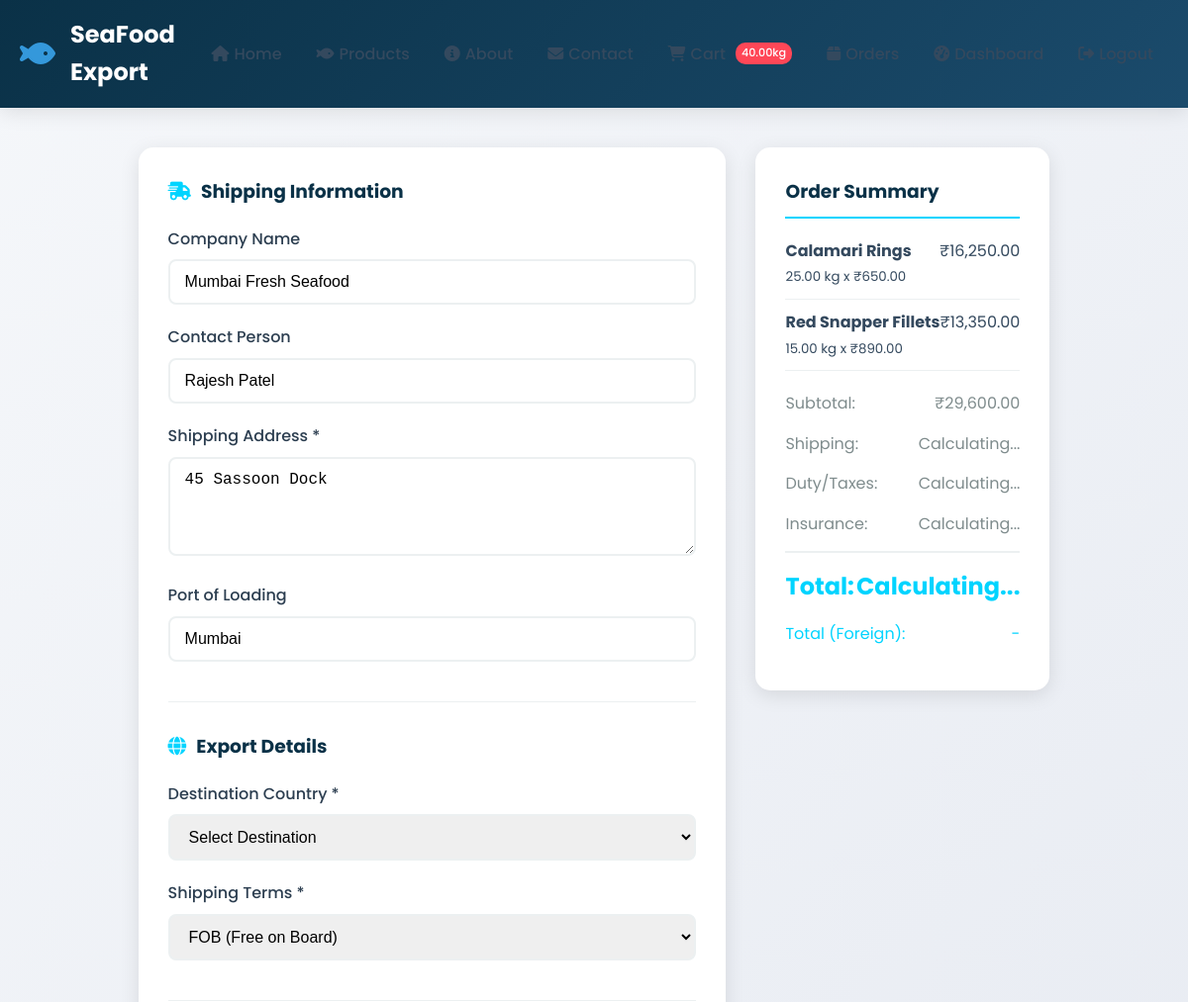
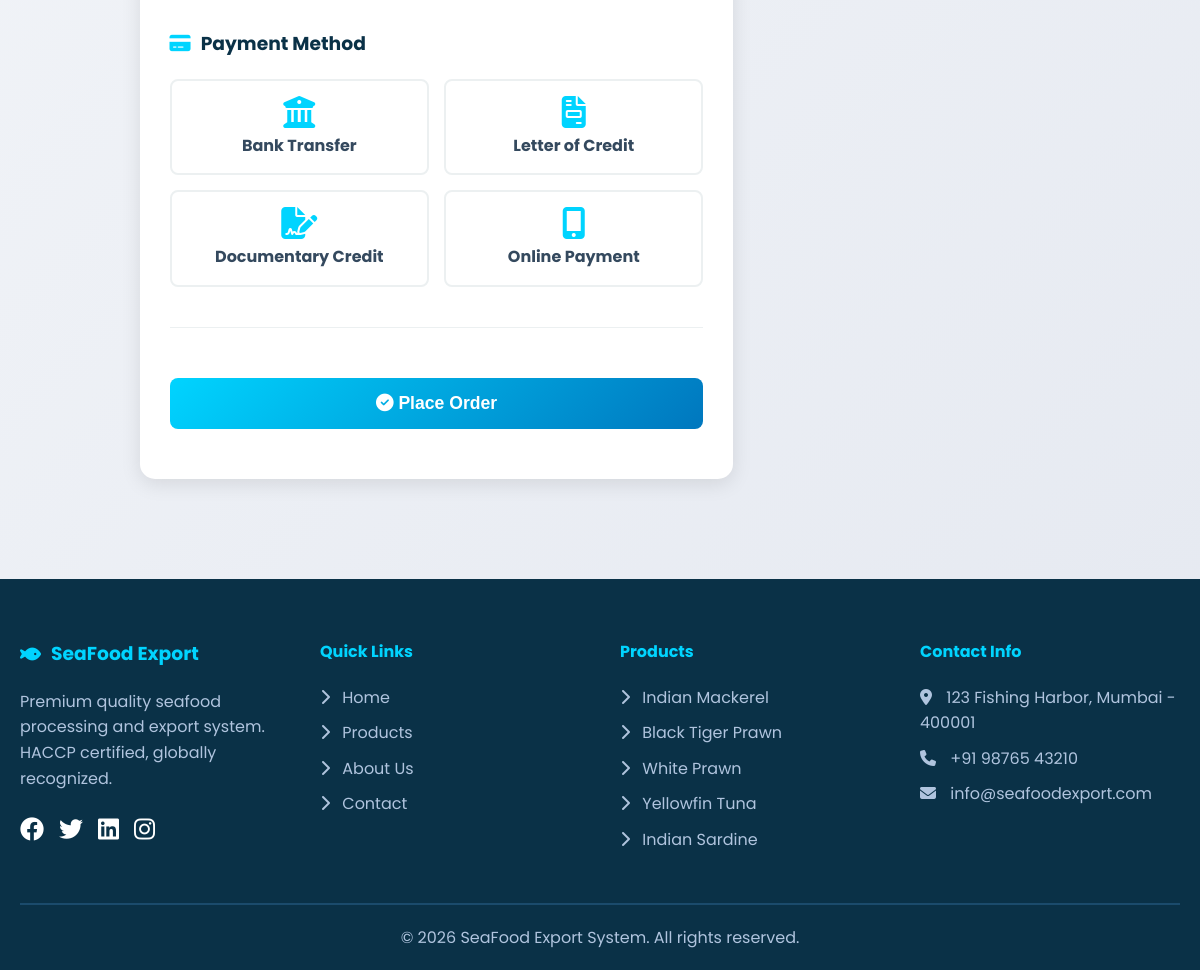
Screenshot of /user/checkout.php (signed in) with the database file from the repository (2 pictures, top to bottom).
### tables this page shows
CREATE TABLE `users` (
  `id` int(11) NOT NULL,
  `company_name` varchar(200) NOT NULL,
  `contact_person` varchar(100) NOT NULL,
  `email` varchar(100) NOT NULL,
  `password` varchar(255) NOT NULL,
  `phone` varchar(20) NOT NULL,
  `phone_secondary` varchar(20) DEFAULT NULL,
  `address` text NOT NULL,
  `city` varchar(100) DEFAULT NULL,
  `state` varchar(100) DEFAULT NULL,
  `country` varchar(100) DEFAULT 'India',
  `postal_code` varchar(20) DEFAULT NULL,
  `gst_number` varchar(50) DEFAULT NULL,
  `import_license` varchar(100) DEFAULT NULL,
  `business_type` enum('Importer','Distributor','Wholesaler','Retailer','Processor') DEFAULT 'Importer',
  `payment_terms` varchar(50) DEFAULT 'Advance',
  `credit_limit` decimal(10,2) DEFAULT NULL,
  `status` tinyint(1) DEFAULT 1,
  `last_login` timestamp NULL DEFAULT NULL,
  `created_at` timestamp NOT NULL DEFAULT current_timestamp()
);

CREATE TABLE `cart` (
  `id` int(11) NOT NULL,
  `user_id` int(11) DEFAULT NULL,
  `product_id` int(11) DEFAULT NULL,
  `quantity_kg` decimal(10,2) NOT NULL,
  `added_date` timestamp NOT NULL DEFAULT current_timestamp()
);

CREATE TABLE `products` (
  `id` int(11) NOT NULL,
  `species_id` int(11) DEFAULT NULL,
  `processing_type_id` int(11) DEFAULT NULL,
  `packaging_type_id` int(11) DEFAULT NULL,
  `product_code` varchar(50) NOT NULL,
  `name` varchar(200) NOT NULL,
  `description` text DEFAULT NULL,
  `grade` enum('Premium','A','B','C','Standard') DEFAULT 'Standard',
  `size_range` varchar(50) DEFAULT NULL COMMENT 'e.g., 20-30 pcs/kg',
  `catch_area` varchar(100) DEFAULT NULL,
  `price_per_kg` decimal(10,2) NOT NULL,
  `stock_kg` decimal(10,2) NOT NULL DEFAULT 0.00,
  `minimum_order_kg` decimal(10,2) DEFAULT 10.00,
  `moisture_content` decimal(5,2) DEFAULT NULL,
  `fat_content` decimal(5,2) DEFAULT NULL,
  `protein_content` decimal(5,2) DEFAULT NULL,
  `preservation_method` varchar(100) DEFAULT NULL,
  `certification` text DEFAULT NULL,
  `image` varchar(255) DEFAULT NULL,
  `featured` tinyint(1) DEFAULT 0,
  `status` tinyint(1) DEFAULT 1,
  `created_at` timestamp NOT NULL DEFAULT current_timestamp(),
  `updated_at` timestamp NULL DEFAULT NULL ON UPDATE current_timestamp()
);

CREATE TABLE `fish_species` (
  `id` int(11) NOT NULL,
  `name` varchar(100) NOT NULL,
  `scientific_name` varchar(150) DEFAULT NULL,
  `local_name` varchar(100) DEFAULT NULL,
  `description` text DEFAULT NULL,
  `habitat` varchar(100) DEFAULT NULL,
  `season` varchar(100) DEFAULT NULL,
  `image` varchar(255) DEFAULT NULL,
  `status` tinyint(1) DEFAULT 1,
  `created_at` timestamp NOT NULL DEFAULT current_timestamp()
);

### user/checkout.php (the view, shortened to what this page needs)
<?php
require_once '../includes/auth.php';
$user_id = $_SESSION['user_id'];
$cart_query = "SELECT c.*, p.name, p.product_code, p.price_per_kg, p.stock_kg,
               fs.name as species_name
               FROM cart c
               JOIN products p ON c.product_id = p.id
               LEFT JOIN fish_species fs ON p.species_id = fs.id
               WHERE c.user_id = '$user_id'";
$cart_items = mysqli_query($conn, $cart_query);
$subtotal = 0;
while ($item = mysqli_fetch_assoc($cart_items)) {
    $subtotal += $item['price_per_kg'] * $item['quantity_kg'];
}
mysqli_data_seek($cart_items, 0);
$user_query = "SELECT * FROM users WHERE id = '$user_id'";
$user_result = mysqli_query($conn, $user_query);
$user = mysqli_fetch_assoc($user_result);
?>
<?php include '../includes/header.php'; ?>
<div class="checkout-container">
    <form method="POST" action="" class="checkout-form" id="checkoutForm">
        <div class="form-section">
            <h3><i class="fas fa-shipping-fast"></i> Shipping Information</h3>
            <div class="form-group">
                <label>Company Name</label>
                <input type="text" value="<?php echo $user['company_name']; ?>" readonly>
            </div>
            <div class="form-group">
                <label>Contact Person</label>
                <input type="text" value="<?php echo $user['contact_person']; ?>" readonly>
            </div>
            <div class="form-group">
                <label>Shipping Address *</label>
                <textarea name="shipping_address" required rows="4"><?php echo $user['address']; ?></textarea>
            </div>
            <div class="form-group">
                <label>Port of Loading</label>
                <input type="text" value="Mumbai" readonly>
            </div>
        </div>
        <div class="form-section">
            <h3><i class="fas fa-globe"></i> Export Details</h3>
            <div class="form-group">
                <label>Destination Country *</label>
                <select name="destination_id" id="destination" required onchange="updatePrices()">
                    <option value="">Select Destination</option>
                </select>
            </div>
            <div class="form-group">
                <label>Shipping Terms *</label>
                <select name="shipping_terms" required>
                    <option value="FOB">FOB (Free on Board)</option>
                </select>
            </div>
        </div>
        <div class="form-section">
            <h3><i class="fas fa-credit-card"></i> Payment Method</h3>
            <div class="payment-methods">
                <div class="payment-method" onclick="selectPayment('Bank Transfer')">
                    <i class="fas fa-university"></i>
                    <h4>Bank Transfer</h4>
                </div>
                <div class="payment-method" onclick="selectPayment('Letter of Credit')">
                    <i class="fas fa-file-invoice"></i>
                    <h4>Letter of Credit</h4>
                </div>
                <div class="payment-method" onclick="selectPayment('Documentary Credit')">
                    <i class="fas fa-file-signature"></i>
                    <h4>Documentary Credit</h4>
                </div>
                <div class="payment-method" onclick="selectPayment('Online')">
                    <i class="fas fa-mobile-alt"></i>
                    <h4>Online Payment</h4>
                </div>
            </div>
        </div>
        <button type="submit" class="btn-place-order">
            <i class="fas fa-check-circle"></i> Place Order
        </button>
    </form>
    <div class="order-summary">
        <h3 class="summary-title">Order Summary</h3>
        <div style="margin-bottom: 20px;">
            <?php while ($item = mysqli_fetch_assoc($cart_items)): ?>
                <div style="display: flex; justify-content: space-between; margin-bottom: 10px; padding-bottom: 10px; border-bottom: 1px solid #ecf0f1;">
                    <div>
                        <strong><?php echo $item['name']; ?></strong><br>
                        <small><?php echo $item['quantity_kg']; ?> kg x ₹<?php echo number_format($item['price_per_kg'], 2); ?></small>
                    </div>
                    <span>₹<?php echo number_format($item['price_per_kg'] * $item['quantity_kg'], 2); ?></span>
                </div>
            <?php endwhile; ?>
        </div>
        <div class="summary-item">
            <span>Subtotal:</span>
            <span id="subtotal">₹<?php echo number_format($subtotal, 2); ?></span>
        </div>
        <div class="summary-item">
            <span>Shipping:</span>
            <span id="shipping">Calculating...</span>
        </div>
        <div class="summary-item">
            <span>Duty/Taxes:</span>
            <span id="duty">Calculating...</span>
        </div>
        <div class="summary-item">
            <span>Insurance:</span>
            <span id="insurance">Calculating...</span>
        </div>
        <div class="summary-item total grand-total">
            <span>Total:</span>
            <span id="total">Calculating...</span>
        </div>
        <div class="summary-item" id="foreignTotal" style="color: #00d4ff;">
            <span>Total (Foreign):</span>
            <span id="foreignAmount">-</span>
        </div>
    </div>
</div>
<?php include '../includes/footer.php'; ?>

### includes/footer.php (shortened to what this page needs)
<?php
$current_year = date('Y');
?>
    <footer style="background: #0a3147; color: white; padding: 60px 0 20px; margin-top: 60px;">
        <div style="max-width: 1400px; margin: 0 auto; padding: 0 20px;">
            <div style="display: grid; grid-template-columns: repeat(auto-fit, minmax(250px, 1fr)); gap: 40px; margin-bottom: 40px;">
                <div>
                    <h3 style="color: #00d4ff; margin-bottom: 20px; display: flex; align-items: center; gap: 10px;">
                        <i class="fas fa-fish"></i> SeaFood Export
                    </h3>
                    <p style="color: #b0c4de; line-height: 1.6;">Premium quality seafood processing and export system. HACCP certified, globally recognized.</p>
                    <div style="margin-top: 20px; display: flex; gap: 15px;">
                        <a href="#" style="color: white; font-size: 1.5rem;"><i class="fab fa-facebook"></i></a>
                        <a href="#" style="color: white; font-size: 1.5rem;"><i class="fab fa-twitter"></i></a>
                        <a href="#" style="color: white; font-size: 1.5rem;"><i class="fab fa-linkedin"></i></a>
                        <a href="#" style="color: white; font-size: 1.5rem;"><i class="fab fa-instagram"></i></a>
                    </div>
                </div>
                <div>
                    <h4 style="color: #00d4ff; margin-bottom: 20px;">Quick Links</h4>
                    <ul style="list-style: none;">
                        <li style="margin-bottom: 10px;"><a href="<?php echo SITE_URL; ?>index.php" style="color: #b0c4de; text-decoration: none;"><i class="fas fa-chevron-right" style="margin-right: 8px;"></i> Home</a></li>
                        <li style="margin-bottom: 10px;"><a href="<?php echo USER_URL; ?>products.php" style="color: #b0c4de; text-decoration: none;"><i class="fas fa-chevron-right" style="margin-right: 8px;"></i> Products</a></li>
                        <li style="margin-bottom: 10px;"><a href="<?php echo SITE_URL; ?>about.php" style="color: #b0c4de; text-decoration: none;"><i class="fas fa-chevron-right" style="margin-right: 8px;"></i> About Us</a></li>
                        <li style="margin-bottom: 10px;"><a href="<?php echo SITE_URL; ?>contact.php" style="color: #b0c4de; text-decoration: none;"><i class="fas fa-chevron-right" style="margin-right: 8px;"></i> Contact</a></li>
                    </ul>
                </div>
                <div>
                    <h4 style="color: #00d4ff; margin-bottom: 20px;">Products</h4>
                    <ul style="list-style: none;">
                        <?php
                        $query = "SELECT * FROM fish_species WHERE status = 1 LIMIT 5";
                        $result = mysqli_query($conn, $query);
                        while ($row = mysqli_fetch_assoc($result)):
                        ?>
                        <li style="margin-bottom: 10px;"><a href="<?php echo USER_URL; ?>products.php?species=<?php echo $row['id']; ?>" style="color: #b0c4de; text-decoration: none;"><i class="fas fa-chevron-right" style="margin-right: 8px;"></i> <?php echo $row['name']; ?></a></li>
                        <?php endwhile; ?>
                    </ul>
                </div>
                <div>
                    <h4 style="color: #00d4ff; margin-bottom: 20px;">Contact Info</h4>
                    <p style="color: #b0c4de; margin-bottom: 10px;"><i class="fas fa-map-marker-alt" style="margin-right: 10px;"></i> 123 Fishing Harbor, Mumbai - 400001</p>
                    <p style="color: #b0c4de; margin-bottom: 10px;"><i class="fas fa-phone" style="margin-right: 10px;"></i> +91 98765 43210</p>
                    <p style="color: #b0c4de; margin-bottom: 10px;"><i class="fas fa-envelope" style="margin-right: 10px;"></i> info@seafoodexport.com</p>
                </div>
            </div>
            <hr style="border: 1px solid #1b4b6c; margin: 20px 0;">
            <div style="text-align: center; color: #b0c4de;">
                <p>&copy; <?php echo $current_year; ?> SeaFood Export System. All rights reserved.</p>
            </div>
        </div>
    </footer>
</body>
</html>

### assets/css/style.css (style rules this page uses)
* { margin: 0; padding: 0; box-sizing: border-box; }
:root { --primary-color: #2ecc71; --secondary-color: #27ae60; --accent-color: #3498db; --danger-color: #e74c3c; --warning-color: #f39c12; --dark-color: #2c3e50; --light-color: #ecf0f1; --text-color: #34495e; --white: #ffffff; --shadow: 0 2px 10px rgba(0,0,0,0.1); --transition: all 0.3s ease; }
body { font-family: 'Segoe UI', Tahoma, Geneva, Verdana, sans-serif; line-height: 1.6; color: var(--text-color); background: linear-gradient(135deg, #667eea 0%, #764ba2 100%); min-height: 100vh; }
.form-group { margin-bottom: 20px; }
.form-group label { display: block; margin-bottom: 5px; color: var(--dark-color); font-weight: 500; }
.form-group input, .form-group textarea, .form-group select { width: 100%; padding: 12px 15px; border: 2px solid var(--light-color); border-radius: 5px; font-size: 1rem; transition: var(--transition); }

### includes/header.php (style rules this page uses)
* { margin: 0; padding: 0; box-sizing: border-box; }
body { font-family: 'Poppins', sans-serif; background: linear-gradient(135deg, #f5f7fa 0%, #e4e8f0 100%); min-height: 100vh; display: flex; flex-direction: column; }

### user/checkout.php (style rules this page uses)
.checkout-container { max-width: 1200px; margin: 40px auto; padding: 0 20px; display: grid; grid-template-columns: 2fr 1fr; gap: 30px; }
.checkout-form { background: white; padding: 30px; border-radius: 15px; box-shadow: 0 5px 20px rgba(0,0,0,0.1); }
.form-section { margin-bottom: 30px; padding-bottom: 20px; border-bottom: 1px solid #ecf0f1; }
.form-section h3 { color: #0a3147; margin-bottom: 20px; display: flex; align-items: center; gap: 10px; }
.form-section h3 i { color: #00d4ff; }
.form-group { margin-bottom: 20px; }
.form-group label { display: block; margin-bottom: 8px; color: #2c3e50; font-weight: 500; }
.form-group input, .form-group select, .form-group textarea { width: 100%; padding: 12px 15px; border: 2px solid #ecf0f1; border-radius: 8px; font-size: 1rem; transition: all 0.3s ease; }
.order-summary { background: white; padding: 30px; border-radius: 15px; box-shadow: 0 5px 20px rgba(0,0,0,0.1); height: fit-content; position: sticky; top: 100px; }
.summary-title { color: #0a3147; margin-bottom: 20px; padding-bottom: 10px; border-bottom: 2px solid #00d4ff; }
.summary-item { display: flex; justify-content: space-between; margin-bottom: 15px; color: #7f8c8d; }
.summary-item.total { border-top: 2px solid #ecf0f1; margin-top: 15px; padding-top: 15px; font-size: 1.2rem; font-weight: bold; color: #0a3147; }
.summary-item.grand-total { font-size: 1.5rem; color: #00d4ff; font-weight: bold; }
.btn-place-order { width: 100%; padding: 15px; background: linear-gradient(135deg, #00d4ff, #0077be); color: white; border: none; border-radius: 8px; font-size: 1.1rem; font-weight: 600; cursor: pointer; margin: 20px 0; transition: all 0.3s ease; }
.payment-methods { display: grid; grid-template-columns: repeat(2, 1fr); gap: 15px; margin: 20px 0; }
.payment-method { padding: 15px; border: 2px solid #ecf0f1; border-radius: 8px; text-align: center; cursor: pointer; transition: all 0.3s ease; }
.payment-method i { font-size: 2rem; color: #00d4ff; margin-bottom: 5px; }

### rows the page displays
users: company_name "Mumbai Fresh Seafood", contact_person "Rajesh Patel", shipping_address "45 Sassoon Dock"
cart: product.name "Calamari Rings", quantity_kg "25.00", product.price_per_kg "650.00", $item['price_per_kg'] * $item['quantity_kg'] "16,250.00"
cart: product.name "Red Snapper Fillets", quantity_kg "15.00", product.price_per_kg "890.00", $item['price_per_kg'] * $item['quantity_kg'] "13,350.00"
fish_species: name "Indian Mackerel"
fish_species: name "Black Tiger Prawn"
fish_species: name "White Prawn"
fish_species: name "Yellowfin Tuna"
fish_species: name "Indian Sardine"

### other values shown
$cart_count "40.00"
$subtotal "29,600.00"
